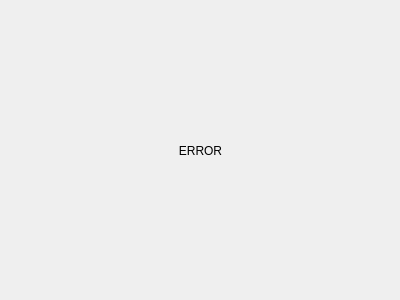
<?xml version="1.0" encoding="UTF-8"?>
<ui version="4.0">
 <class>Dialog</class>
 <widget class="QDialog" name="Dialog">
  <property name="geometry">
   <rect>
    <x>0</x>
    <y>0</y>
    <width>400</width>
    <height>300</height>
   </rect>
  </property>
  <property name="windowTitle">
   <string>Dialog</string>
  </property>
  <widget class="QLabel" name="label">
   <property name="geometry">
    <rect>
     <x>0</x>
     <y>0</y>
     <width>401</width>
     <height>301</height>
    </rect>
   </property>
   <property name="text">
    <string>ERROR</string>
   </property>
   <property name="alignment">
    <set>Qt::AlignCenter</set>
   </property>
  </widget>
 </widget>
 <resources/>
 <connections/>
</ui>
